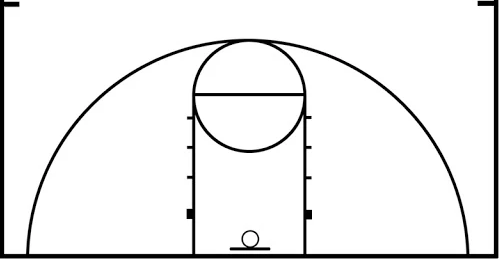
#> input picture ShotCharts/shotchart.png, 499 x 259 px
$ python shotchart.py
#> lines starting #> are read from the running program, lines starting #| are printed output that depends on the picture
import matplotlib.pyplot as plt
from matplotlib.patches import Arc, Rectangle
import matplotlib.image as mpimg

# Load court image
img = mpimg.imread("shotchart.png")
#> img is the input picture: shape (259, 499, 4) float32; mean R, G, B, A 0.929, 0.929, 0.929, 1

fig, ax = plt.subplots(figsize=(10, 7))

# Draw court image as background
ax.imshow(img, extent=[-28.45, 28.45, 0, 53.5], zorder=0)

# Concentric shooting zones
radii = [3, 10, 16, 25]  # feet
for r in radii:
    arc = Arc((0, 2.15), 2*r, 2*r, theta1=0, theta2=180, color='orange', lw=2, linestyle='--', zorder=2)
    ax.add_patch(arc)

ax.plot(0, 2.15, 'ro')
corner_left = Rectangle((-22, 0), 3, 15.5, color='skyblue', alpha=0.3, zorder=2)
corner_right = Rectangle((19, 0), 3, 15.5, color='skyblue', alpha=0.3, zorder=2)
ax.add_patch(corner_left)
ax.add_patch(corner_right)

ax.set_xlim(-28.45, 28.45)
ax.set_ylim(0, 53.5)
ax.set_xticks([])
ax.set_yticks([])
ax.set_title("Shot Chart Zones Over Court", fontsize=16)
plt.tight_layout()
plt.show()
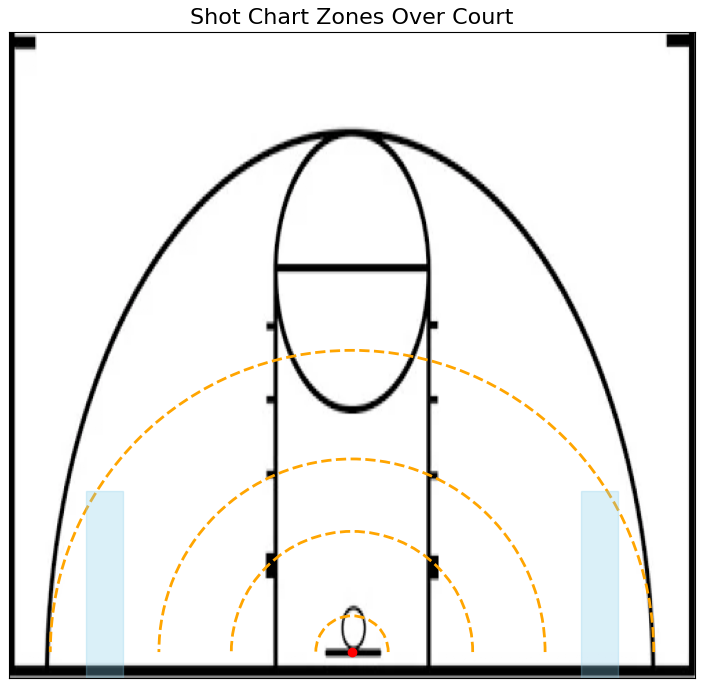
#> figure drawn by matplotlib, 1 panel
